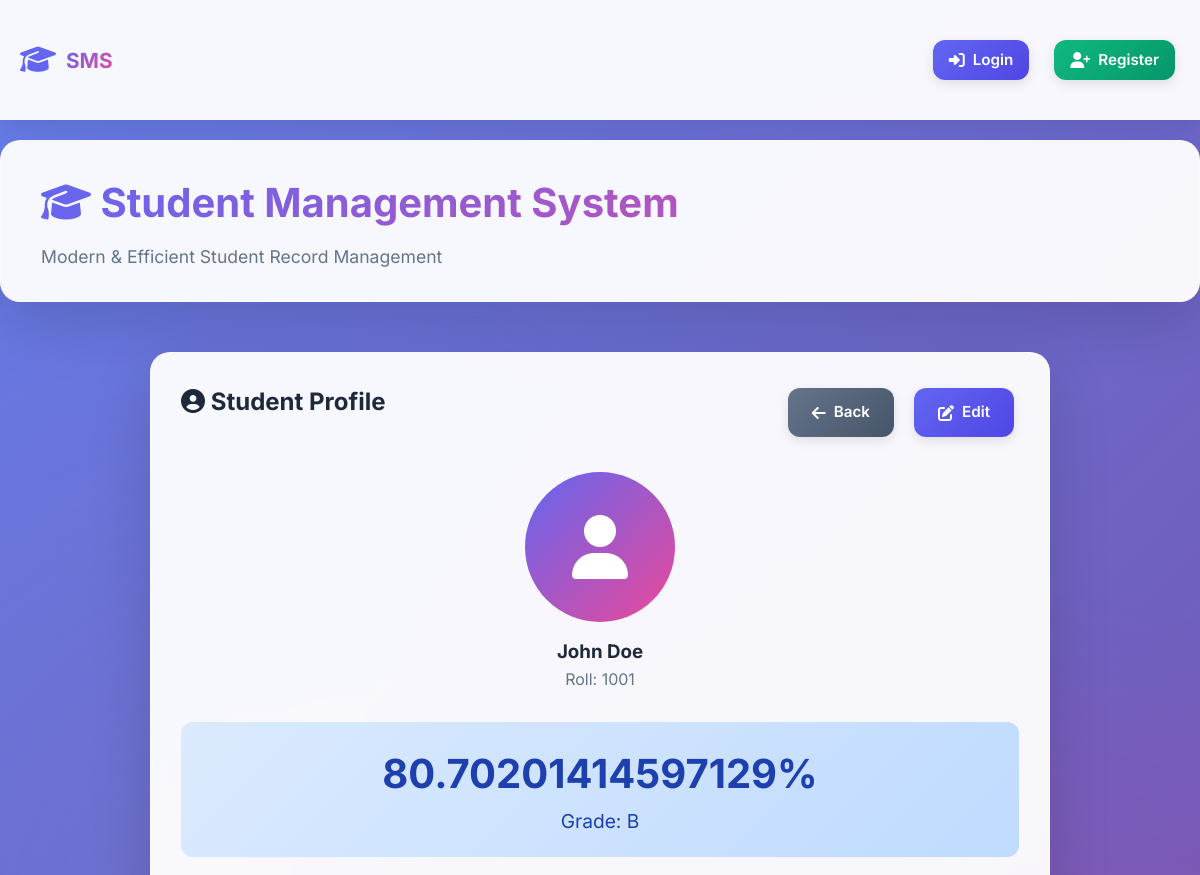
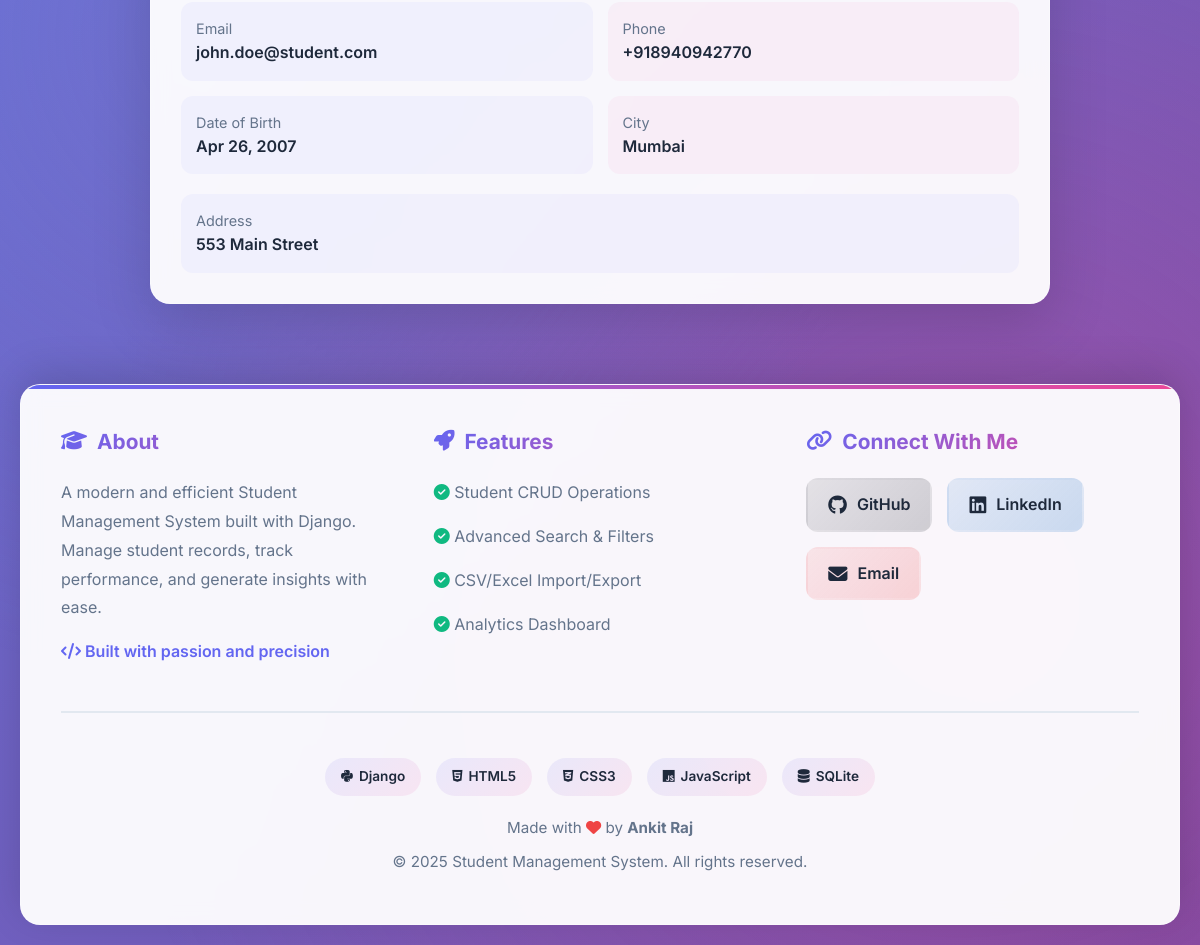
The app's page /students/1/ with its own data (2 pictures, top to bottom).
### student/models.py (models this page shows, shortened)
class Student(models.Model):
    GRADE_CHOICES = [
        ('A', 'A Grade (90-100)'),
        ('B', 'B Grade (80-89)'),
        ('C', 'C Grade (70-79)'),
        ('D', 'D Grade (60-69)'),
        ('F', 'F Grade (0-59)'),
    ]
    GENDER_CHOICES = [
        ('M', 'Male'),
        ('F', 'Female'),
        ('O', 'Other'),
    ]
    user = models.OneToOneField(User, on_delete=models.CASCADE, null=True, blank=True, related_name='student_profile')
    name = models.CharField(max_length=100)
    roll_number = models.IntegerField(unique=True)
    email = models.EmailField(unique=True)
    phone = models.CharField(max_length=15, blank=True, null=True)
    date_of_birth = models.DateField(blank=True, null=True)
    gender = models.CharField(max_length=1, choices=GENDER_CHOICES, blank=True, null=True)
    photo = models.ImageField(upload_to='student_photos/', blank=True, null=True)
    address = models.TextField(blank=True, null=True)
    city = models.CharField(max_length=100, blank=True, null=True)
    state = models.CharField(max_length=100, blank=True, null=True)
    postal_code = models.CharField(max_length=10, blank=True, null=True)
    country = models.CharField(max_length=100, default='India')
    guardian_name = models.CharField(max_length=100, blank=True, null=True)
    guardian_phone = models.CharField(max_length=15, blank=True, null=True)
    guardian_email = models.EmailField(blank=True, null=True)
    guardian_relation = models.CharField(max_length=50, blank=True, null=True)
    marks = models.FloatField(
        validators=[MinValueValidator(0), MaxValueValidator(100)],
        help_text="Enter marks between 0 and 100"
    )
    grade = models.CharField(max_length=1, choices=GRADE_CHOICES, blank=True)
    admission_date = models.DateField(default=timezone.now)
    class_name = models.CharField(max_length=50, blank=True, null=True)
    section = models.CharField(max_length=10, blank=True, null=True)
    created_at = models.DateTimeField(default=timezone.now)
    updated_at = models.DateTimeField(auto_now=True)
    is_active = models.BooleanField(default=True)
    notes = models.TextField(blank=True, null=True, help_text="Internal notes about the student")
    class Meta:
        ordering = ['-created_at']
        indexes = [
            models.Index(fields=['roll_number']),
            models.Index(fields=['email']),
            models.Index(fields=['grade']),
            models.Index(fields=['class_name']),
        ]

### student/views.py (the view)
# urls.py: path('students/<int:pk>/', views.student_detail, name='student_detail'),
def student_detail(request, pk):
    student = get_object_or_404(Student, pk=pk)
    return render(request, 'student/detail.html', {'student': student})

### student/templates/student/detail.html (shortened to what this page needs)
{% extends 'base.html' %}
{% block content %}
<div class="card" style="max-width: 900px; margin: 0 auto;">
    <div style="display: flex; justify-content: space-between; margin-bottom: 30px;">
        <h2><i class="fas fa-user-circle"></i> Student Profile</h2>
        <div style="display: flex; gap: 10px;">
            <a href="{% url 'student_list' %}" class="btn btn-secondary"><i class="fas fa-arrow-left"></i> Back</a>
            <a href="{% url 'student_update' student.pk %}" class="btn btn-primary"><i class="fas fa-edit"></i> Edit</a>
        </div>
    </div>
    <div style="text-align: center; margin-bottom: 30px;">
        {% if student.photo %}
        <img src="{{ student.photo.url }}"
            style="width: 150px; height: 150px; border-radius: 50%; object-fit: cover; border: 5px solid var(--primary);">
        {% else %}
        <div
            style="width: 150px; height: 150px; border-radius: 50%; background: linear-gradient(135deg, var(--primary), var(--secondary)); display: inline-flex; align-items: center; justify-content: center;">
            <i class="fas fa-user" style="font-size: 4rem; color: white;"></i>
        </div>
        {% endif %}
        <h3 style="margin-top: 15px;">{{ student.name }}</h3>
        <p style="color: var(--gray);">Roll: {{ student.roll_number }}</p>
    </div>
    <div style="background: linear-gradient(135deg,
        {% if student.grade == 'A' %}#d1fae5, #a7f3d0); color: #065f46;
        {% elif student.grade == 'B' %}#dbeafe, #bfdbfe); color: #1e40af;
        {% else %}#fee2e2, #fecaca); color: #991b1b;{% endif %}
        padding: 20px; border-radius: 12px; text-align: center; margin-bottom: 20px;">
        <h2 style="font-size: 2.5rem;">{{ student.marks }}%</h2>
        <p style="font-size: 1.2rem;">Grade: {{ student.grade }}</p>
    </div>
    <div style="display: grid; grid-template-columns: 1fr 1fr; gap: 15px;">
        <div style="padding: 15px; background: rgba(99, 102, 241, 0.05); border-radius: 12px;">
            <p style="color: var(--gray); font-size: 0.9rem;">Email</p>
            <p style="font-weight: 600;">{{ student.email }}</p>
        </div>
        <div style="padding: 15px; background: rgba(236, 72, 153, 0.05); border-radius: 12px;">
            <p style="color: var(--gray); font-size: 0.9rem;">Phone</p>
            <p style="font-weight: 600;">{{ student.phone|default:"N/A" }}</p>
        </div>
        <div style="padding: 15px; background: rgba(99, 102, 241, 0.05); border-radius: 12px;">
            <p style="color: var(--gray); font-size: 0.9rem;">Date of Birth</p>
            <p style="font-weight: 600;">{{ student.date_of_birth|date:"M d, Y"|default:"N/A" }}</p>
        </div>
        <div style="padding: 15px; background: rgba(236, 72, 153, 0.05); border-radius: 12px;">
            <p style="color: var(--gray); font-size: 0.9rem;">City</p>
            <p style="font-weight: 600;">{{ student.city|default:"N/A" }}</p>
        </div>
    </div>
    {% if student.address %}
    <div style="margin-top: 20px; padding: 15px; background: rgba(99, 102, 241, 0.05); border-radius: 12px;">
        <p style="color: var(--gray); font-size: 0.9rem;">Address</p>
        <p style="font-weight: 600;">{{ student.address }}</p>
    </div>
    {% endif %}
</div>
{% endblock %}

### student/templates/base.html (style rules this page uses)
* { margin: 0; padding: 0; box-sizing: border-box; }
:root { --primary: #6366f1; --primary-dark: #4f46e5; --primary-light: #818cf8; --secondary: #ec4899; --success: #10b981; --danger: #ef4444; --warning: #f59e0b; --dark: #1e293b; --light: #f8fafc; --gray: #64748b; --border: #e2e8f0; --shadow: rgba(0, 0, 0, 0.1); --shadow-lg: rgba(0, 0, 0, 0.15); }
body { font-family: 'Inter', -apple-system, BlinkMacSystemFont, 'Segoe UI', sans-serif; background: linear-gradient(135deg, #667eea 0%, #764ba2 100%); min-height: 100vh; color: var(--dark); line-height: 1.6; }
.card { background: rgba(255, 255, 255, 0.95); backdrop-filter: blur(10px); border-radius: 20px; padding: 30px; box-shadow: 0 20px 60px var(--shadow-lg); border: 1px solid rgba(255, 255, 255, 0.3); animation: fadeInUp 0.6s ease-out; }
.btn { display: inline-flex; align-items: center; gap: 8px; padding: 12px 24px; margin: 5px; border: none; border-radius: 12px; cursor: pointer; text-decoration: none; font-weight: 600; font-size: 0.95rem; transition: all 0.3s ease; box-shadow: 0 4px 12px var(--shadow); }
.btn-primary { background: linear-gradient(135deg, var(--primary) 0%, var(--primary-dark) 100%); color: white; }
.btn-secondary { background: linear-gradient(135deg, var(--gray) 0%, #475569 100%); color: white; }
.btn i { font-size: 1rem; }

### records on screen
Student: name "John Doe", roll_number "1001", marks "80.70201414597129", grade "B", email "john.doe@student.com", phone "+918940942770", date_of_birth "Apr 26, 2007", city "Mumbai", address "553 Main Street"
